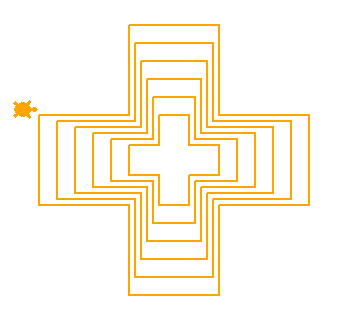

Python code for this plot:
from turtle import *
shape('turtle')
speed('fastest')
def cruz(n):
    for i in range(4):
        forward(n)
        left(90)
        forward(n)
        right(90)
        forward(n)
        right(90)

color('orange')
width(2)
for i in range(6):
    down()
    cruz(30 + 12 * i)
    up()
    left(90)
    forward(6)
    left(90)
    forward(18)
    left(180)
